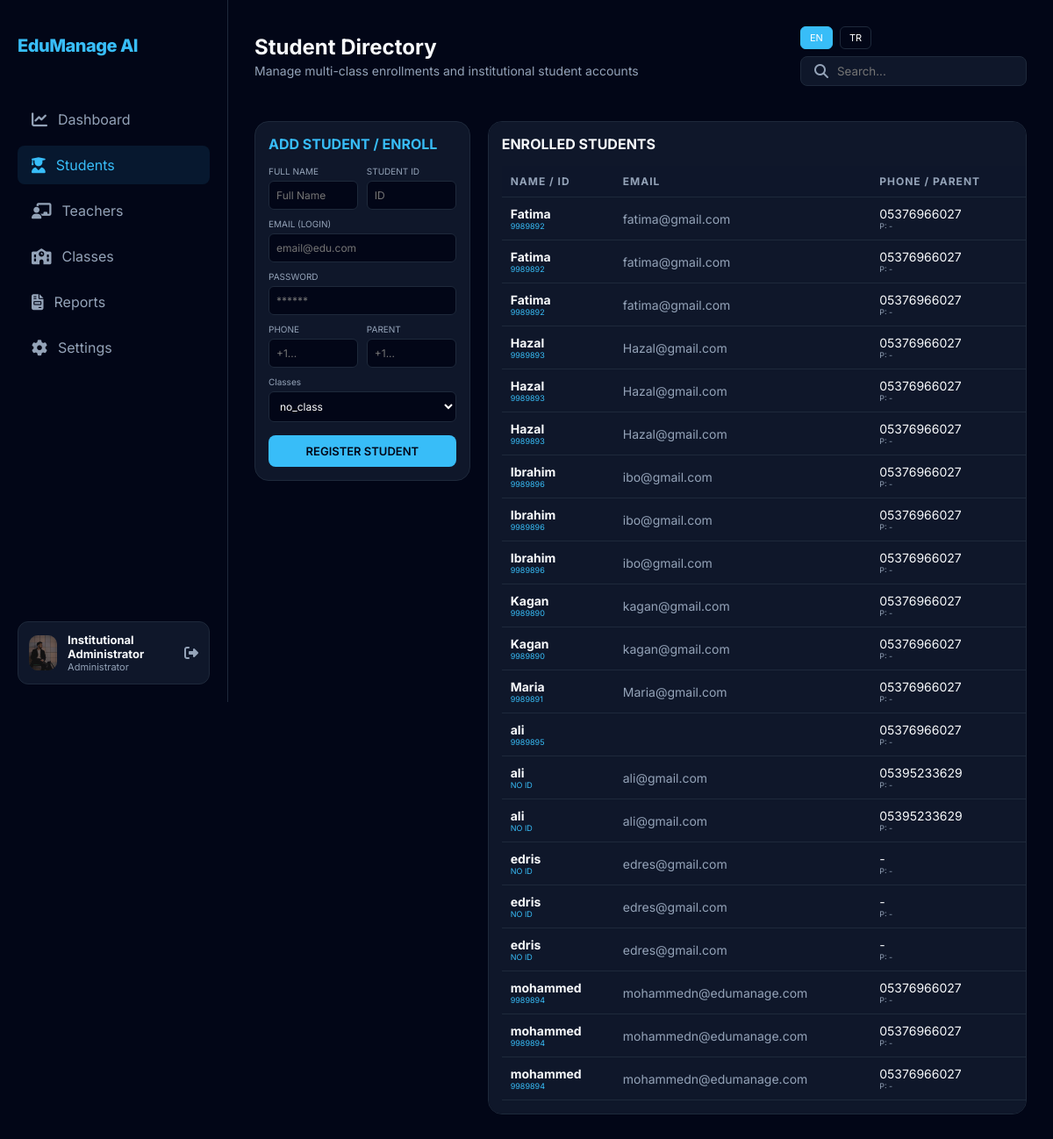
Screenshot of /admin/students (signed in) with the database file from the repository.
### tables this page shows
CREATE TABLE Users (
        id INTEGER PRIMARY KEY AUTOINCREMENT,
        full_name TEXT NOT NULL,
        email TEXT UNIQUE NOT NULL,
        password TEXT NOT NULL,
        role TEXT CHECK(role IN ('admin', 'teacher', 'student')) NOT NULL,
        status TEXT DEFAULT 'Active',
        created_at TIMESTAMP DEFAULT CURRENT_TIMESTAMP
    , phone_number TEXT, address TEXT, profile_image TEXT);

CREATE TABLE Students (
        id INTEGER PRIMARY KEY AUTOINCREMENT,
        user_id INTEGER NOT NULL,
        study_hours REAL DEFAULT 0,
        absences INTEGER DEFAULT 0,
        previous_score REAL DEFAULT 0,
        family_support INTEGER DEFAULT 5,
        attendance_rate REAL DEFAULT 100,
        teacher_note TEXT,
        last_updated_by TEXT,
        updated_at TIMESTAMP DEFAULT CURRENT_TIMESTAMP, student_number TEXT, parent_phone TEXT,
        FOREIGN KEY (user_id) REFERENCES Users(id) ON DELETE CASCADE
    );

### app.py (the view)
@app.route('/admin/students')
def admin_students():
    if session.get('role') != 'admin': return redirect(url_for('login'))
    conn = get_db_connection()
    students = conn.execute('''SELECT s.*, u.full_name, u.email, u.phone_number, u.address, c.class_name, tu.full_name as teacher_name FROM Students s JOIN Users u ON u.id = s.user_id LEFT JOIN StudentClasses sc ON sc.student_id = s.id LEFT JOIN Classes c ON c.id = sc.class_id LEFT JOIN Teachers t ON t.id = c.teacher_id LEFT JOIN Users tu ON tu.id = t.user_id WHERE u.role = "student" ORDER BY u.full_name ASC''').fetchall()
    classes = conn.execute('SELECT * FROM Classes').fetchall()
    conn.close()
    return render_template('admin_students.html', active_page='students', students=students, classes=classes)

### app.py (called while the page is built)
@app.context_processor
def inject_translations():
    lang = session.get('lang', 'en')
    def translate(key):
        return TRANSLATIONS.get(lang, TRANSLATIONS['en']).get(key, key)
    return dict(_=translate, current_lang=lang)

@app.before_request
def log_request():
    if not request.path.startswith('/static'):
        print(f"DEBUG: Request to {request.path} [Role: {session.get('role', 'Guest')}]")

def get_db_connection():
    conn = sqlite3.connect(DB_PATH)
    conn.row_factory = sqlite3.Row
    return conn

@app.context_processor
def inject_user():
    if 'user_id' in session:
        try:
            conn = get_db_connection()
            user = conn.execute('SELECT profile_image, full_name FROM Users WHERE id = ?', (session['user_id'],)).fetchone()
            conn.close()
            if user:
                return {'current_user': user}
            else:
                session.clear()
        except: pass
    return {'current_user': {'profile_image': None, 'full_name': 'Guest User'}}

### templates/admin_students.html (shortened to what this page needs)
{% extends "base.html" %}
{% block page_title %}{{ _('student_directory') }}{% endblock %}
{% block page_subtitle %}Manage multi-class enrollments and institutional student accounts{% endblock %}
{% block content %}
<div class="stats-grid" style="grid-template-columns: 1fr 2.5fr; gap: 20px; align-items: start;">
    <div class="card" style="padding: 15px;">
        <h3 style="font-weight: 700; margin-bottom: 15px; color: var(--accent); font-size: 16px;">{{ _('add_student_enroll') }}</h3>
        <div style="display: grid; gap: 10px;">
            <div style="display: grid; grid-template-columns: 1fr 1fr; gap: 10px;">
                <div>
                    <label style="display: block; font-size: 10px; color: var(--text-secondary); margin-bottom: 5px;">{{ _('full_name') }}</label>
                    <input type="text" id="studentName" placeholder="Full Name" style="width: 100%; background: var(--bg-dark); border: 1px solid var(--border); color: white; padding: 8px; border-radius: 6px; outline: none; font-size: 12px;">
                </div>
                <div>
                    <label style="display: block; font-size: 10px; color: var(--text-secondary); margin-bottom: 5px;">{{ _('student_id') }}</label>
                    <input type="text" id="studentID" placeholder="ID" style="width: 100%; background: var(--bg-dark); border: 1px solid var(--border); color: white; padding: 8px; border-radius: 6px; outline: none; font-size: 12px;">
                </div>
            </div>
            <div>
                <label style="display: block; font-size: 10px; color: var(--text-secondary); margin-bottom: 5px;">{{ _('email_login') }}</label>
                <input type="email" id="studentEmail" placeholder="email@edu.com" style="width: 100%; background: var(--bg-dark); border: 1px solid var(--border); color: white; padding: 8px; border-radius: 6px; outline: none; font-size: 12px;">
            </div>
            <div>
                <label style="display: block; font-size: 10px; color: var(--text-secondary); margin-bottom: 5px;">{{ _('password') }}</label>
                <input type="password" id="studentPass" placeholder="******" style="width: 100%; background: var(--bg-dark); border: 1px solid var(--border); color: white; padding: 8px; border-radius: 6px; outline: none; font-size: 12px;">
            </div>
            <div style="display: grid; grid-template-columns: 1fr 1fr; gap: 10px;">
                <div>
                    <label style="display: block; font-size: 10px; color: var(--text-secondary); margin-bottom: 5px;">PHONE</label>
                    <input type="text" id="studentPhone" placeholder="+1..." style="width: 100%; background: var(--bg-dark); border: 1px solid var(--border); color: white; padding: 8px; border-radius: 6px; outline: none; font-size: 12px;">
                </div>
                <div>
                    <label style="display: block; font-size: 10px; color: var(--text-secondary); margin-bottom: 5px;">PARENT</label>
                    <input type="text" id="studentParentPhone" placeholder="+1..." style="width: 100%; background: var(--bg-dark); border: 1px solid var(--border); color: white; padding: 8px; border-radius: 6px; outline: none; font-size: 12px;">
                </div>
            </div>
            <div>
                <label style="display: block; font-size: 10px; color: var(--text-secondary); margin-bottom: 5px;">{{ _('classes') }}</label>
                <select id="studentClass" style="width: 100%; background: var(--bg-dark); border: 1px solid var(--border); color: white; padding: 8px; border-radius: 6px; outline: none; font-size: 12px;">
                    <option value="">{{ _('no_class') }}</option>
                </select>
            </div>
            <button id="saveStudentBtn" class="btn-primary" style="margin-top: 5px; padding: 10px; font-size: 13px;">{{ _('register_student') }}</button>
        </div>
    </div>
    <div class="table-container" style="margin-top: 0; overflow-x: auto; padding: 15px;">
        <h3 style="font-weight: 700; margin-bottom: 15px; font-size: 16px;">{{ _('enrolled_students') }}</h3>
        <table style="min-width: 800px; font-size: 12px;">
            <thead>
                <tr style="background: rgba(15, 23, 42, 0.5);">
                    <th style="padding: 10px;">{{ _('name_id') }}</th>
                    <th style="padding: 10px;">{{ _('email') }}</th>
                    <th style="padding: 10px;">{{ _('phone_parent') }}</th>
                    <th style="padding: 10px;">{{ _('classes') }}</th>
                </tr>
            </thead>
            <tbody>
                {% for student in students %}
                <tr style="border-bottom: 1px solid var(--border);">
                    <td style="padding: 10px;">
                        <div style="font-weight: 700;">{{ student.full_name }}</div>
                        <div style="font-size: 9px; color: var(--accent);">{{ student.student_number or 'NO ID' }}</div>
                    </td>
                    <td style="padding: 10px; color: var(--text-secondary);">{{ student.email }}</td>
                    <td style="padding: 10px;">
                        <div>{{ student.phone_number or '-' }}</div>
                        <div style="font-size: 9px; color: var(--text-secondary);">P: {{ student.parent_phone or '-' }}</div>
                    </td>
                    <td style="padding: 10px;"></td>
                </tr>
                {% endfor %}
            </tbody>
        </table>
    </div>
</div>
{% endblock %}

### templates/base.html (shortened to what this page needs)
<!DOCTYPE html>
<html lang="en">
<head>
    <link rel="stylesheet" href="{{ url_for('static', filename='css/style.css') }}">
    <link rel="stylesheet" href="https://cdnjs.cloudflare.com/ajax/libs/font-awesome/6.4.0/css/all.min.css">
</head>
<body>
    <div class="app-container">
        <div class="sidebar">
            <div class="logo-section">
                <div class="logo-text">EduManage AI</div>
            </div>
            <nav class="nav-menu">
                {% if session['role'] == 'admin' %}
                <a href="/dashboard" class="nav-item {% if active_page == 'dashboard' %}active{% endif %}">
                    <i class="fas fa-chart-line"></i> {{ _('dashboard') }}
                </a>
                <a href="/admin/students" class="nav-item {% if active_page == 'students' %}active{% endif %}">
                    <i class="fas fa-user-graduate"></i> {{ _('students') }}
                </a>
                <a href="/admin/teachers" class="nav-item {% if active_page == 'teachers' %}active{% endif %}">
                    <i class="fas fa-chalkboard-teacher"></i> {{ _('teachers') }}
                </a>
                <a href="/admin/classes" class="nav-item {% if active_page == 'classes' %}active{% endif %}">
                    <i class="fas fa-school"></i> {{ _('classes') }}
                </a>
                <a href="/admin/reports" class="nav-item {% if active_page == 'reports' %}active{% endif %}">
                    <i class="fas fa-file-invoice"></i> {{ _('reports') }}
                </a>
                {% endif %}
                <a href="/settings" class="nav-item">
                    <i class="fas fa-cog"></i> {{ _('settings') }}
                </a>
            </nav>
            <div class="profile-card">
                <div class="avatar" style="overflow: hidden; display: flex; align-items: center; justify-content: center; background: var(--border);">
                    {% if current_user and current_user.profile_image %}
                        <img src="{{ current_user.profile_image }}" style="width: 100%; height: 100%; object-fit: cover;">
                    {% else %}
                        <i class="fas fa-user" style="color: var(--text-secondary); font-size: 14px;"></i>
                    {% endif %}
                </div>
                <div class="profile-info">
                    <div style="font-size: 13px; font-weight: 700;">{{ current_user.full_name if current_user else session.get('full_name', 'User') }}</div>
                    <div style="font-size: 11px; color: var(--text-secondary);">{{ _(session['role']) }}</div>
                </div>
                <a href="/logout" style="margin-left: auto; color: var(--text-secondary);"><i class="fas fa-sign-out-alt"></i></a>
            </div>
        </div>
        <main class="main-content">
            <header class="top-navbar">
                <div class="page-title">
                    <h1>{% block page_title %}{% endblock %}</h1>
                    <p>{% block page_subtitle %}{% endblock %}</p>
                </div>
                <div class="navbar-actions">
                    <div class="language-switcher" style="display: flex; gap: 8px; margin-right: 20px;">
                        <a href="/set_language/en" class="nav-item" style="padding: 5px 10px; border-radius: 6px; font-size: 11px; background: {% if current_lang == 'en' %}var(--accent){% else %}transparent{% endif %}; color: white; border: 1px solid {% if current_lang == 'en' %}var(--accent){% else %}var(--border){% endif %};">EN</a>
                        <a href="/set_language/tr" class="nav-item" style="padding: 5px 10px; border-radius: 6px; font-size: 11px; background: {% if current_lang == 'tr' %}var(--accent){% else %}transparent{% endif %}; color: white; border: 1px solid {% if current_lang == 'tr' %}var(--accent){% else %}var(--border){% endif %};">TR</a>
                    </div>
                    <div style="background: var(--card-bg); padding: 8px 15px; border-radius: 8px; border: 1px solid var(--border); display: flex; align-items: center;">
                        <i class="fas fa-search" style="color: var(--text-secondary); margin-right: 10px;"></i>
                        <input type="text" placeholder="{{ _('search') }}" style="background: transparent; border: none; color: white; outline: none; width: 200px;">
                    </div>
                </div>
            </header>
            {% block content %}{% endblock %}
        </main>
    </div>
</body>
</html>

### static/css/style.css (style rules this page uses)
:root { --bg-dark: #020617; --card-bg: #0F172A; --sidebar-bg: #020617; --accent: #38BDF8; --accent-hover: #0EA5E9; --text-primary: #F8FAFC; --text-secondary: #94A3B8; --border: #1E293B; --danger: #EF4444; --success: #22C55E; --warning: #F59E0B; --info: #3B82F6; }
* { margin: 0; padding: 0; box-sizing: border-box; font-family: 'Inter', sans-serif; }
body { background-color: var(--bg-dark); color: var(--text-primary); overflow-x: hidden; }
.app-container { display: flex; min-height: 100vh; }
.sidebar { width: 260px; background-color: var(--sidebar-bg); border-right: 1px solid var(--border); display: flex; flex-direction: column; padding: 20px; position: fixed; height: 100vh; }
.logo-section { padding: 20px 0; margin-bottom: 30px; }
.logo-text { font-size: 20px; font-weight: 800; color: var(--accent); letter-spacing: -0.5px; }
.nav-menu { flex: 1; }
.nav-item { display: flex; align-items: center; padding: 12px 16px; color: var(--text-secondary); text-decoration: none; border-radius: 8px; margin-bottom: 8px; transition: all 0.3s ease; }
.nav-item i { margin-right: 12px; font-size: 18px; }
.nav-item:hover, .nav-item.active { background: rgba(56, 189, 248, 0.1); color: var(--accent); }
.profile-card { background: var(--card-bg); border-radius: 12px; padding: 12px; display: flex; align-items: center; border: 1px solid var(--border); }
.avatar { width: 40px; height: 40px; border-radius: 10px; background: var(--accent); margin-right: 12px; }
.main-content { flex: 1; margin-left: 260px; padding: 30px; }
.top-navbar { display: flex; justify-content: space-between; align-items: center; margin-bottom: 40px; }
.page-title h1 { font-size: 24px; font-weight: 700; margin-bottom: 4px; }
.page-title p { color: var(--text-secondary); font-size: 14px; }
.stats-grid { display: grid; grid-template-columns: repeat(auto-fit, minmax(240px, 1fr)); gap: 20px; margin-bottom: 30px; }
.card { background: var(--card-bg); border-radius: 16px; padding: 24px; border: 1px solid var(--border); transition: transform 0.3s ease; }
.table-container { background: var(--card-bg); border-radius: 16px; padding: 20px; border: 1px solid var(--border); margin-top: 30px; }
table { width: 100%; border-collapse: collapse; }
th { text-align: left; color: var(--text-secondary); font-size: 12px; text-transform: uppercase; letter-spacing: 1px; padding: 16px; border-bottom: 1px solid var(--border); }
td { padding: 16px; font-size: 14px; border-bottom: 1px solid var(--border); }
.btn-primary { background: var(--accent); color: var(--bg-dark); border: none; padding: 10px 20px; border-radius: 8px; font-weight: 600; cursor: pointer; transition: all 0.3s ease; }

### rows the page displays
Users: profile_image (picture), full_name "Institutional Administrator"
Students: full_name "Fatima", student_number "9989892", email "fatima@gmail.com", phone_number "05376966027", parent_phone "-"
Students: full_name "Hazal", student_number "9989893", email "Hazal@gmail.com", phone_number "05376966027", parent_phone "-"
Students: full_name "Ibrahim", student_number "9989896", email "ibo@gmail.com", phone_number "05376966027", parent_phone "-"
Students: full_name "Kagan", student_number "9989890", email "kagan@gmail.com", phone_number "05376966027", parent_phone "-"
Students: full_name "Maria", student_number "9989891", email "Maria@gmail.com", phone_number "05376966027", parent_phone "-"
Students: full_name "ali", student_number "9989895", phone_number "05376966027", parent_phone "-"
Students: full_name "ali", student_number "NO ID", email "ali@gmail.com", phone_number "05395233629", parent_phone "-"
Students: full_name "edris", student_number "NO ID", email "edres@gmail.com", phone_number "-", parent_phone "-"
Students: full_name "mohammed", student_number "9989894", email "mohammedn@edumanage.com", phone_number "05376966027", parent_phone "-"

### other values shown
form field value "no_class"
